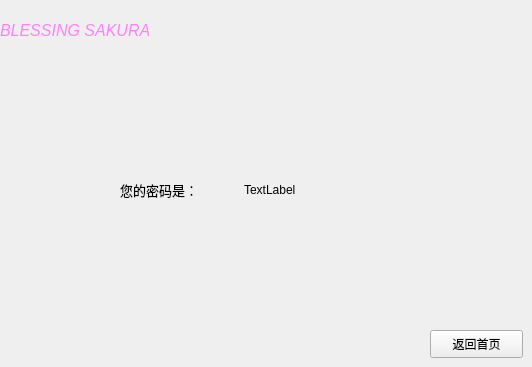
    <widget class="QWidget" name="page_7">
     <widget class="QLabel" name="label_68">
      <property name="geometry">
       <rect>
        <x>120</x>
        <y>180</y>
        <width>101</width>
        <height>20</height>
       </rect>
      </property>
      <property name="text">
       <string>&lt;html&gt;&lt;head/&gt;&lt;body&gt;&lt;p&gt;&lt;span style=&quot; font-size:10pt;&quot;&gt;您的密码是：&lt;/span&gt;&lt;/p&gt;&lt;/body&gt;&lt;/html&gt;</string>
      </property>
     </widget>
     <widget class="QPushButton" name="pushButton_12">
      <property name="geometry">
       <rect>
        <x>430</x>
        <y>330</y>
        <width>93</width>
        <height>28</height>
       </rect>
      </property>
      <property name="text">
       <string>返回首页</string>
      </property>
     </widget>
     <widget class="QLabel" name="label_42">
      <property name="geometry">
       <rect>
        <x>244</x>
        <y>180</y>
        <width>111</width>
        <height>20</height>
       </rect>
      </property>
      <property name="text">
       <string>TextLabel</string>
      </property>
     </widget>
     <widget class="QLabel" name="label_44">
      <property name="geometry">
       <rect>
        <x>0</x>
        <y>10</y>
        <width>171</width>
        <height>41</height>
       </rect>
      </property>
      <property name="text">
       <string>&lt;html&gt;&lt;head/&gt;&lt;body&gt;&lt;p&gt;&lt;span style=&quot; font-size:12pt; font-style:italic; color:#ff81f9;&quot;&gt;BLESSING SAKURA&lt;/span&gt;&lt;/p&gt;&lt;/body&gt;&lt;/html&gt;</string>
      </property>
     </widget>
    </widget>
